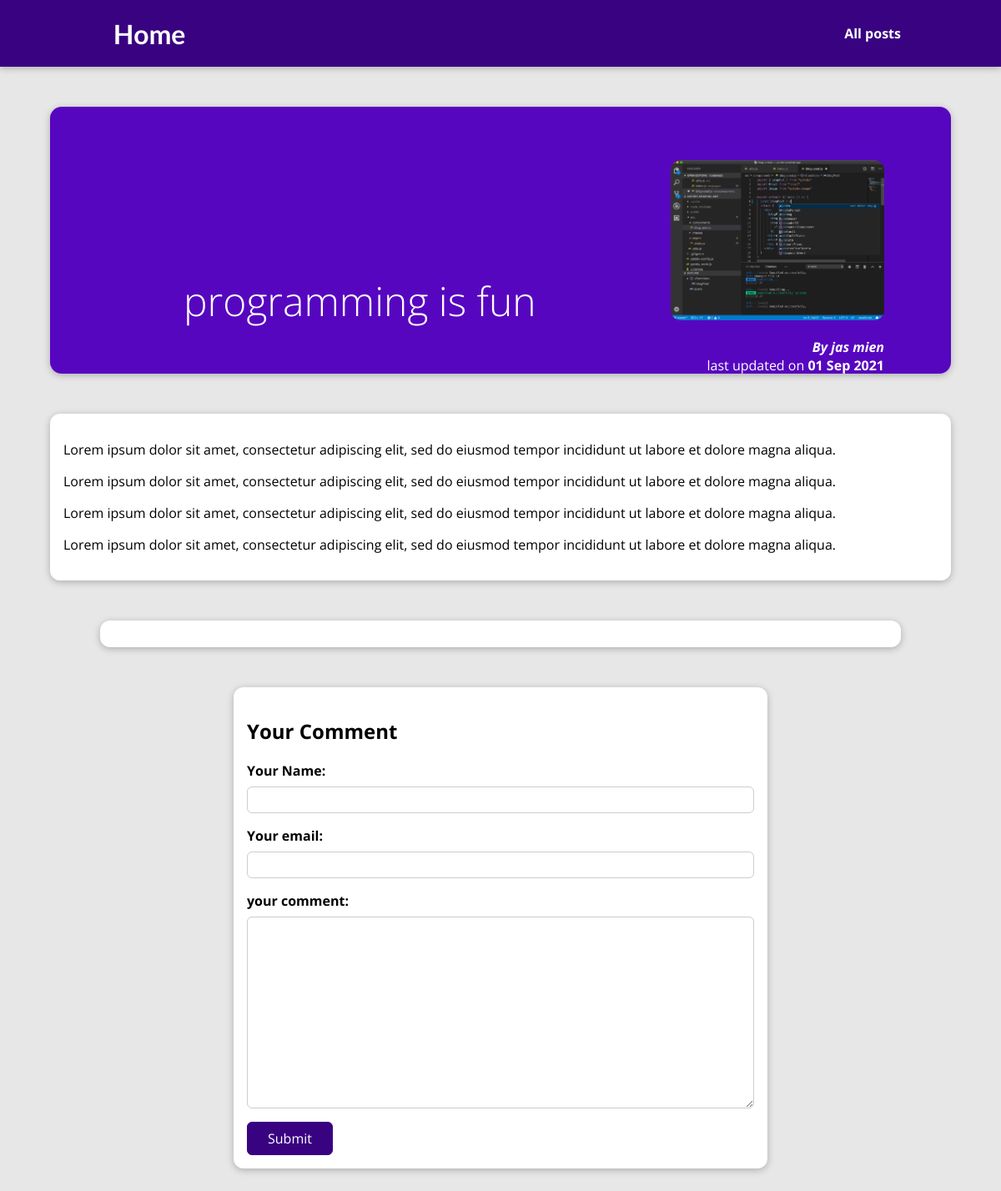
Page /posts/programming-is-fun on the committed database.
### blog/models.py (models this page shows, shortened)
class Post(models.Model):
    title = models.CharField(max_length=150)
    Excerpt = models.CharField(max_length=200)
    image = models.ImageField(upload_to = "posts", null = True)
    date = models.DateField(auto_now=True)
    slug = models.SlugField(unique=True, db_index=True)
    content = models.TextField(validators=[MinLengthValidator(10)])
    author = models.ForeignKey(Author, on_delete=models.SET_NULL,null=True, related_name="posts")
    tags = models.ManyToManyField(Tag)

class Author(models.Model):
    first_name = models.CharField(max_length=100)
    last_name = models.CharField(max_length=100)
    email_address = models.EmailField()
    def full_name(self):
        return f"{self.first_name} {self.last_name}"
    def __str__(self):
        return self.full_name()

### blog/views.py (the view, shortened to what this page needs)
# urls.py: path("posts/<slug:slug>",views.SinglePostView.as_view(), name="post-detail-page")
class SinglePostView(View):
    def get(self,request,slug):
        post = Post.objects.get(slug=slug)
        context = {
            "post" : post,
            "post_tags": post.tags.all(),
            "comment_form": CommentForm()
        }
        return render(request,"blog/post.detail.html",context)

### blog/forms.py
class CommentForm(forms.ModelForm):
    class Meta:
        model = Comment
        exclude = ["post"]
        labels = {
            "user_name": "Your Name",
            "user_email": "Your email",
            "text": "your comment"
        }

### blog/templates/blog/post.detail.html (shortened to what this page needs)
{% extends "base.html" %}
{% load static %}
{% block  css_file%}
<link rel="stylesheet" href="{% static "blog/post.detail.css"%}"/>
{% endblock  %}
{% block content %}
<section id = "summary">
<h2 id = "title">{{post.title}}</h2>
<article>
<img src="{{ post.image.url }}" alt = "{{post.title}}"/>
<address>By <a href = "mailto : {{post.author.email_address}}">{{post.author}}</a></address>
<div>
last updated on <time>{{post.date | date:"d M Y"}}</time>
</div>
</article>
</section>
<main>
{{post.content| linebreaks}}
</main>
<div>
<section id = "comments">
</section>
</div>
<section id = "comment-form">
<h2>Your Comment</h2>
    <form action="{% url "post-detail-page" post.slug %}" method = "POST">
        {% for form_field in comment_form%}
        <div class="form-control{% if form_field.errors %}invalid{% endif %}">
            {{form_field.label_tag}}
            {{form_field}}
        </div>
        {% endfor %}
        <button>Submit</button>
    </form>
</section>
{% endblock %}

### templates/base.html (shortened to what this page needs)
{% load static %}
<!DOCTYPE html>
<html lang="en">
<head>
    <link rel="stylesheet" href = "{% static "app.css" %}"/>
    {% block css_file %}
    {% endblock  %}
</head>
<body>
<header id="main-navigation">
    <h1>
        <a href="{% url "starting-page" %}">Home</a>
    </h1>
    <nav>
        <a href="{% url "posts-page" %}">All posts</a>
    </nav>
</header>
{% block content %}
{% endblock  %}
</body>
</html>

### static/app.css (style rules this page uses)
* { box-sizing: border-box; }
html { font-family: 'Open Sans', 'Lato', sans-serif; }
body { margin: 0; }
h1, h3 { font-family: 'Lato', sans-serif; font-weight: bold; }
#main-navigation { width: 100%; height: 5rem; display: flex; justify-content: space-between; align-items: center; padding: 0 10%; position: absolute; top: 0; left: 0; }
#main-navigation a { text-decoration: none; color: white; font-weight: bold; margin-left: 1rem; }

### blog/static/blog/post.detail.css (style rules this page uses)
body { background-color: #e7e7e7; }
#main-navigation { background-color: #390281; box-shadow: 0 2px 8px rgba(0, 0, 0, 0.25); }
#summary { margin: 8rem auto 3rem auto; padding: 10rem; width: 90%; max-width: 90rem; border-radius: 14px; background-color: #5706c0; position: relative; box-shadow: 0 2px 8px rgba(0, 0, 0, 0.25); height: 10rem; }
#summary h2 { color: white; font-size: 3rem; margin-bottom: 0.25rem; }
#summary article { position: absolute; top: 3rem; right: 3rem; padding: 1rem 2rem; border-radius: 12px; text-align: right; color: white; }
#summary article img { width: 16rem; height: 12rem; border-radius: 12px; border: 5px; margin-bottom: 1rem; }
#summary address { font-weight: bold; }
#summary a { color: white; text-decoration: none; }
#summary time { font-weight: bold; }
main { width: 90%; max-width: 90rem; margin: 3rem auto; background-color: white; padding: 1rem; border-radius: 12px; box-shadow: 0 2px 8px rgba(0, 0, 0, 0.25); }
#comment-form { margin: 3rem auto; width: 90%; max-width: 40rem; border-radius: 12px; background-color: white; box-shadow: 0 2px 8px rgba(0, 0, 0, 0.25); padding: 1rem; }
#comment-form button { font: inherit; background-color: #390281; color: white; border: 1px solid #390281; padding: 0.5rem 1.5rem; border-radius: 6px; cursor: pointer; }
.form-control { margin-bottom: 1rem; }
.form-control label { font-weight: bold; margin-bottom: 0.5rem; display: block; }
.form-control input, .form-control textarea { display: block; width: 100%; font: inherit; padding: 0.25rem; border-radius: 6px; border: 1px solid #ccc; }
#comments { margin: 3rem auto; width: 90%; max-width: 60rem; border-radius: 12px; background-color: white; box-shadow: 0 2px 8px rgba(0, 0, 0, 0.25); padding: 1rem 2rem; }
#title { font-weight: lighter; font-size: 3rem; }

### rows in the picture
Post: title "programming is fun", image (picture), author "jas mien", date "01 Sep 2021", content "Lorem ipsum dolor sit amet, consectetur adipiscing elit, sed do eiusmod tempor incididunt ut labore et dolore magna aliqua. Lorem ipsum dolor sit amet, consectetur adipiscing elit, sed do eiusmod tempor incididunt ut labore et dolore magna aliqua. Lorem ipsum dolor sit amet, consectetur adipiscing elit, sed do eiusmod tempor incididunt ut labore et dolore magna aliqua. Lorem ipsum dolor sit amet, consectetur adipiscing elit, sed do eiusmod tempor incididunt ut labore et dolore magna aliqua."
